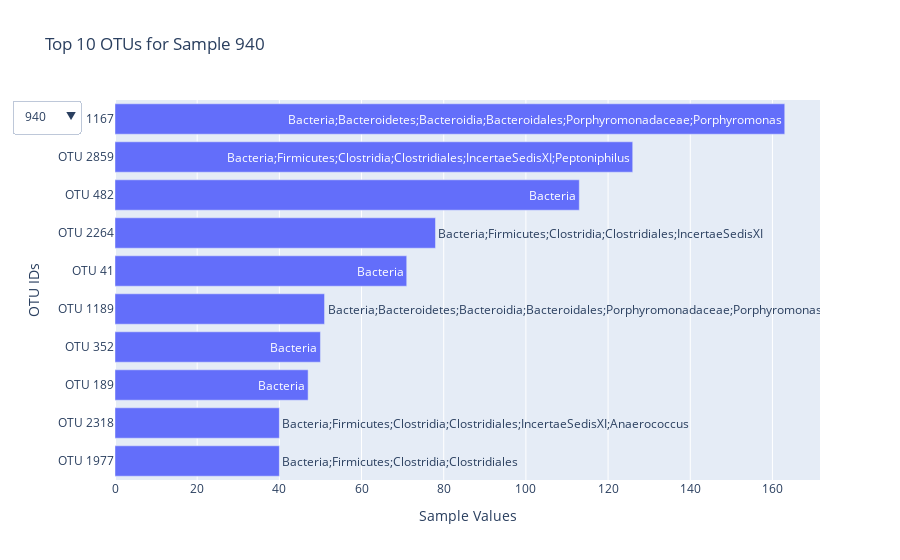
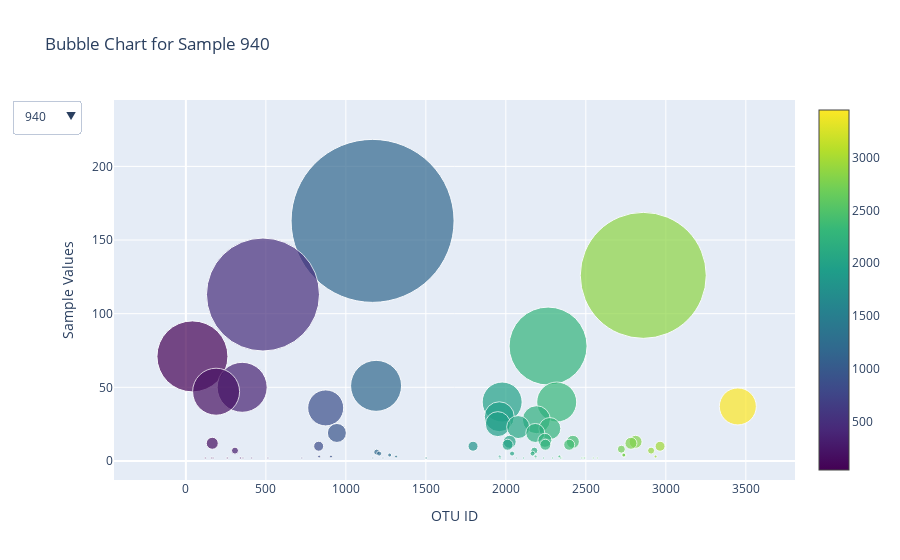

The notebook cell these images were saved under, in order:
### Code cell
import pandas as pd
import plotly.express as px
import plotly.graph_objects as go
from urllib.request import urlopen
import json

# URL to the JSON file
url = "https://static.bc-edx.com/data/dl-1-2/m14/lms/starter/samples.json"

# Load the JSON data
with urlopen(url) as response:
    data = json.load(response)

# Convert to DataFrame
samples_df = pd.DataFrame(data['samples'])

# Function to create a bar chart
def create_bar_chart(sample_id):
    # Get data for the selected sample
    sample_data = samples_df[samples_df['id'] == sample_id].iloc[0]

    # Extract the top 10 OTUs
    top_10_values = sample_data['sample_values'][:10]
    top_10_ids = sample_data['otu_ids'][:10]
    top_10_labels = sample_data['otu_labels'][:10]

    # Create the bar chart
    fig = go.Figure(go.Bar(
        x=top_10_values[::-1],  # Reverse order for descending
        y=[f"OTU {otu_id}" for otu_id in top_10_ids[::-1]],
        text=top_10_labels[::-1],
        orientation='h'  # Horizontal bar chart
    ))

    # Update layout
    fig.update_layout(
        title=f"Top 10 OTUs for Sample {sample_id}",
        xaxis_title="Sample Values",
        yaxis_title="OTU IDs"
    )
    return fig

# Function to create a bubble chart
def create_bubble_chart(sample_id):
    # Get data for the selected sample
    sample_data = samples_df[samples_df['id'] == sample_id].iloc[0]

    # Create the bubble chart
    fig = go.Figure(data=[go.Scatter(
        x=sample_data['otu_ids'],
        y=sample_data['sample_values'],
        text=sample_data['otu_labels'],
        mode='markers',
        marker=dict(
            size=sample_data['sample_values'],
            color=sample_data['otu_ids'],
            colorscale='Viridis',
            showscale=True
        )
    )])

    # Update layout
    fig.update_layout(
        title=f"Bubble Chart for Sample {sample_id}",
        xaxis_title="OTU ID",
        yaxis_title="Sample Values"
    )
    return fig

# Initial plot for the first sample
sample_ids = samples_df['id'].tolist()
fig_bar = create_bar_chart(sample_ids[0])
fig_bubble = create_bubble_chart(sample_ids[0])

# Add dropdown menu for bar chart
fig_bar.update_layout(
    updatemenus=[{
        'buttons': [
            {
                'label': sample_id,
                'method': 'update',
                'args': [{'x': [samples_df[samples_df['id'] == sample_id].iloc[0]['sample_values'][:10][::-1]],
                          'y': [[f"OTU {otu_id}" for otu_id in samples_df[samples_df['id'] == sample_id].iloc[0]['otu_ids'][:10][::-1]]],
                          'text': [samples_df[samples_df['id'] == sample_id].iloc[0]['otu_labels'][:10][::-1]]},
                         {'title': f'Top 10 OTUs for Sample {sample_id}'}]
            } for sample_id in sample_ids
        ],
        'direction': 'down',
        'showactive': True
    }]
)

# Add dropdown menu for bubble chart
fig_bubble.update_layout(
    updatemenus=[{
        'buttons': [
            {
                'label': sample_id,
                'method': 'update',
                'args': [{'x': [samples_df[samples_df['id'] == sample_id].iloc[0]['otu_ids']],
                          'y': [samples_df[samples_df['id'] == sample_id].iloc[0]['sample_values']],
                          'text': [samples_df[samples_df['id'] == sample_id].iloc[0]['otu_labels']]},
                         {'title': f'Bubble Chart for Sample {sample_id}'}]
            } for sample_id in sample_ids
        ],
        'direction': 'down',
        'showactive': True
    }]
)

# Show the plots
fig_bar.show()
fig_bubble.show()
